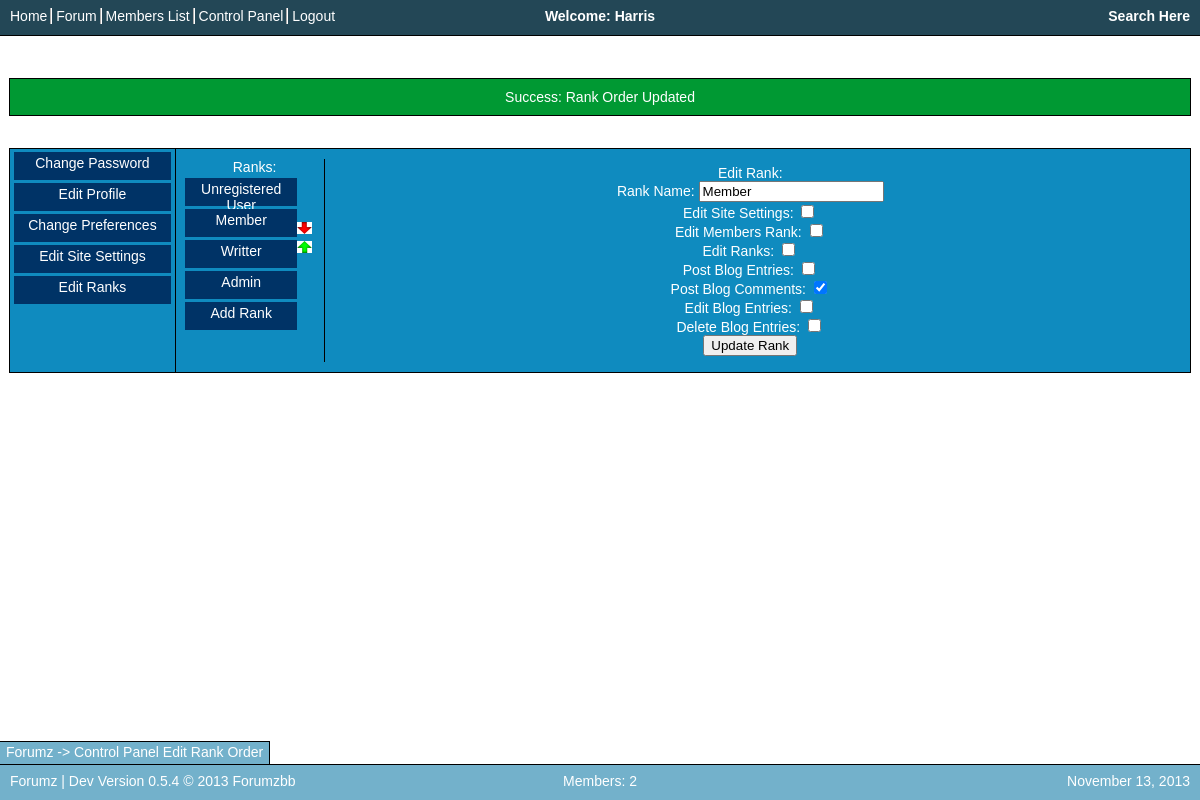
The app's page /controlPanel/swapRanks/1d (signed in) with its own data.
### tables this page shows
CREATE TABLE `forumzDev_navBar` (
  `navItemName` text NOT NULL,
  `navItemLink` text NOT NULL,
  `navItemOrder` text NOT NULL,
  `navItemDisplay` text NOT NULL
);

CREATE TABLE `forumzDev_ranks` (
  `rankID` int(11) NOT NULL,
  `rankOrder` int(11) NOT NULL,
  `rankName` text NOT NULL,
  `editSiteSettings` text NOT NULL,
  `editMemberRank` text NOT NULL,
  `editRanks` text NOT NULL,
  `postBlogEntries` text NOT NULL,
  `postBlogComments` text NOT NULL,
  `editBlogEntries` text NOT NULL,
  `deleteBlogEntries` text NOT NULL
);

CREATE TABLE `forumzDev_siteSettings` (
  `settingsProfile` text NOT NULL,
  `siteVersion` text NOT NULL,
  `siteName` text NOT NULL,
  `siteMotd` text NOT NULL,
  `siteSlogan` text NOT NULL,
  `defaultTheme` text NOT NULL,
  `siteDisabled` text NOT NULL,
  `reqLogin` text NOT NULL,
  `verifyRegisterEmail` text NOT NULL,
  `verifyRegisterAdmin` text NOT NULL,
  `htmlAllowed` text NOT NULL,
  `blogEntriesPerPage` int(11) NOT NULL
);

CREATE TABLE `forumzDev_pages` (
  `pageURL` text NOT NULL,
  `idDependant` text NOT NULL,
  `displayFile` text NOT NULL,
  `falseDisplayFile` text NOT NULL,
  `functionCall` text NOT NULL,
  `pageName` text NOT NULL,
  `breadcrumbTitle` text NOT NULL,
  `trueMsg` text NOT NULL,
  `falseMsg` text NOT NULL,
  `requireLogin` text NOT NULL,
  `siteRequireLoginApplies` text NOT NULL,
  `requirePermission` text NOT NULL,
  `requireFormSubmitted` text NOT NULL,
  `customPage` text NOT NULL
);

### index.php (called while the page is built, shortened)
<?php
$mysqliServer = $_ENV['DATABASE_SERVER'];
$mysqliUser = "db166640_forumz";
$mysqliPass = "forumzbb";
$mysqliDatabase = "db166640_forumzDev";
$con = @mysqli_connect($mysqliServer, $mysqliUser, $mysqliPass, $mysqliDatabase) or die ("Site Not Setup");
require_once('loadSiteSettings.php');
loadSiteSettings();
require_once($siteSettings['siteVersionAddress'].'Functions/forumz.main.php');
$userData=$_SESSION['userData'];
$pageName = mysqli_real_escape_string($con, $_GET['page']);
$pageID = mysqli_real_escape_string($con, $_GET['pageID']);
$pageID2 = mysqli_real_escape_string($con, $_GET['pageID2']);
displayWebsite();
?>

### loadSiteSettings.php (called while the page is built, shortened)
<?php
function loadSiteSettings() {
	$sql = "SELECT * FROM siteSettings WHERE settingsProfile='1'";
	$result = dbQuery($sql) or die ("Query failed: getSiteSettings");
	$setting=mysqli_fetch_array($result);
	global $siteSettings;
	if($setting['siteDisabled']!="") {
		$siteSettings['siteDisabled']=true;
		$siteSettings['disabledMessage']=$setting['siteDisabled'];
	} else { $siteSettings['siteDisabled']=false; }
	$siteSettings['siteName'] = $setting['siteName'];
	$siteSettings['siteMotd'] = $setting['siteMotd'];
	$siteSettings['siteSlogan'] = $setting['siteSlogan'];
	$siteSettings['defaultTheme'] = $setting['defaultTheme'];
	$siteSettings['blogEntriesPerPage'] = $setting['blogEntriesPerPage'];
	if($setting['reqLogin']=="true") {
		$siteSettings['reqLogin'] = true;
	} else { $siteSettings['reqLogin'] = false; }
	if($setting['verifyRegisterEmail']=="true") {
		$siteSettings['verifyRegisterEmail'] = true;
	} else { $siteSettings['verifyRegisterEmail'] = false; }
	if($setting['verifyRegisterAdmin']=="true") {
		$siteSettings['verifyRegisterAdmin'] = true;
	} else { $siteSettings['verifyRegisterAdmin'] = false; }
	if($setting['htmlAllowed']=="true") {
		$siteSettings['htmlAllowed'] = true;
	} else { $siteSettings['htmlAllowed'] = false; }
	if($setting['siteVersion']!="") {
		$siteSettings['siteVersion']=$setting['siteVersion'];
		$siteSettings['siteVersionAddress']=$setting['siteVersion']."/";
	}
}
function dbQuery($sql) {
	global $con, $sqlQueries;
	$tableTitle=session_name();
	$tableTitle_from="FROM ".$tableTitle."_";
	$tableTitle_upd="UPDATE ".$tableTitle."_";
	$tableTitle_inst="INSERT INTO ".$tableTitle."_";
	$sql = str_replace("FROM ",$tableTitle_from,$sql);
	$sql = str_replace("UPDATE ",$tableTitle_upd,$sql);
	$sql = str_replace("INSERT INTO ",$tableTitle_inst,$sql);
	return mysqli_query($con, $sql);
}
?>

### 0-5-4/Functions/forumz.ranking.php (called while the page is built, shortened)
<?php
function setUserPrivileges() {
	global $userData;
	$userRank=$userData['rankID'];
	$sql = "SELECT * FROM ranks WHERE rankID='$userRank'";
	$result = dbQuery($sql) or die ("Query failed: setUserPrivileges");
	$userData['permissions']=mysqli_fetch_array($result);
}
?>

### 0-5-4/Functions/forumz.breadcrumbs.php (the view, shortened to what this page needs)
<?php
function getNumBreadcrumbs() {
	global $breadcrumbs;
	return count($breadcrumbs);
}
function addBreadcrumb($newBreadcrumbName, $newBreadcrumbLink) {
	global $breadcrumbs, $siteSettings;
	$newBreadcrumb='<a href="'.$siteSettings['siteURLShort'].$newBreadcrumbLink.'">'.$newBreadcrumbName.'</a>';
	if(!isset($breadcrumbs)) {
		$breadcrumbs=array($newBreadcrumb);
	} else {
		array_push($breadcrumbs, $newBreadcrumb);
	}
}
?>

### 0-5-4/Functions/forumz.references.php (shortened to what this page needs)
<?php
function isLoggedIn() {
	global $userData;
	return $userData['loggedIn'];
}
function display($fileName) {
	global $siteSettings, $userData;
	$themeToDisp = $siteSettings['defaultTheme'];
	require_once($siteSettings['siteVersionAddress'].'Themes/'.$themeToDisp.'/'.$fileName.'.php');
}
function viewHTML($HTMLtxt) {
	echo "	".$HTMLtxt."\n";
}
?>

### 0-5-4/Functions/forumz.settings.php (shortened to what this page needs)
<?php
function setupSiteURLs() {
	global $siteSettings;
	$siteSettings['siteURLShort']="/";
	$siteSettings['siteURLLong']="http://".$_SERVER['SERVER_NAME'].$siteSettings['siteURLShort'];
}
function displayNavBar() {
	global $siteSettings;
	if(isLoggedIn()) {
		$sql="SELECT * FROM navBar WHERE navItemDisplay='loggedIn' ORDER BY navItemOrder";
	} else {
		$sql="SELECT * FROM navBar WHERE navItemDisplay='loggedOut' ORDER BY navItemOrder";
	}
	$result = dbQuery($sql) or die ("Query failed: displayNavBar");
	while($navItem = mysqli_fetch_array($result)) {
		$navLink = $siteSettings['siteURLShort'].$navItem['navItemLink']."/";
		displayNavItem($navLink,$navItem['navItemName']);
	}
}
?>

### 0-5-4/Functions/forumz.control.php (shortened to what this page needs)
<?php
function displayCPNav() {
	global $siteSettings, $userData;
	if($userData['permissions']['editSiteSettings']=="true") {
		displayCPNavItem("Edit Site Settings",$siteSettings['siteURLShort']."controlPanel/editSiteSettings/");
	}
	if($userData['permissions']['editRanks']=="true") {
		displayCPNavItem("Edit Ranks",$siteSettings['siteURLShort']."controlPanel/editRanks/");
	}
}
function displayCPContent() {
	global $pageID, $siteSettings, $pagePost, $userData;
	if($userData['permissions']['editRanks']=="true") {
		if($pageID=="editRanks"||$pageID=="swapRanks") { editRanksControlPanel(); $pageNotFound=false; }
	}
}
function editRanksControlPanel() {
	global $siteSettings, $pageID2;
	$siteURL=$siteSettings['siteURLShort'];
	$sql = "SELECT * FROM ranks WHERE rankID='$pageID2'";
	$result = dbQuery($sql) or die ("Query failed: editRanksControlPanel");
	$rankArray = mysqli_fetch_array($result);
	if($rankArray['editSiteSettings']=="true") { $settingChecked['editSiteSettings']="checked"; } else { $settingChecked['editSiteSettings']=""; }
	if($rankArray['editMemberRank']=="true") { $settingChecked['editMemberRank']="checked"; } else { $settingChecked['editMemberRank']=""; }
	if($rankArray['editRanks']=="true") { $settingChecked['editRanks']="checked"; } else { $settingChecked['editRanks']=""; }
	if($rankArray['postBlogEntries']=="true") { $settingChecked['postBlogEntries']="checked"; } else { $settingChecked['postBlogEntries']=""; }
	if($rankArray['postBlogComments']=="true") { $settingChecked['postBlogComments']="checked"; } else { $settingChecked['postBlogComments']=""; }
	if($rankArray['editBlogEntries']=="true") { $settingChecked['editBlogEntries']="checked"; } else { $settingChecked['editBlogEntries']=""; }
	if($rankArray['deleteBlogEntries']=="true") { $settingChecked['deleteBlogEntries']="checked"; } else { $settingChecked['deleteBlogEntries']=""; }
	editRanksForm($siteURL,$rankArray['rankID'],$rankArray['rankName'],$settingChecked);
}
function displayRankNavItems() {
	global $siteSettings,$userData;
	$sql = "SELECT * FROM ranks ORDER BY rankOrder";
	$result = dbQuery($sql) or die ("Query failed: displayRankNavItems");
	while($rank = mysqli_fetch_array($result)) {
		$rankLink=$siteSettings['siteURLShort']."controlPanel/editRanks/".$rank['rankID']."/";
		if($rank['rankID']=="0") {
			displayRankNavItem("Unregistered User",$rankLink,"","");
		}
	}
}
?>

### 0-5-4/Themes/Defaults/breadcrumbs.php
<?php
function viewBreadcrumbs() {
	$numBreadcrumbs=getNumBreadcrumbs();
	for($i=0;$i<$numBreadcrumbs;$i++) {
		if($i==0) {
			viewHTML(getBreadcrumb($i));
		} else {
			viewHTML(" -> ".getBreadcrumb($i));
		}
	}
}
?>

### records on screen
forumzdev_navbar: HTMLtxt "Home"
forumzdev_navbar: HTMLtxt "Forum"
forumzdev_navbar: HTMLtxt "Members List"
forumzdev_navbar: HTMLtxt "Control Panel"
forumzdev_navbar: HTMLtxt "Logout"
forumzdev_ranks: HTMLtxt "Unregistered User"
forumzdev_ranks: HTMLtxt "Member"
forumzdev_ranks: HTMLtxt "Writter"
forumzdev_ranks: HTMLtxt "Admin"
forumzdev_sitesettings: siteName "Forumz"
forumzdev_pages: breadcrumbTitle "Control Panel Edit Rank Order"

### other values on screen
$HTMLtxt "Success: Rank Order Updated"
$HTMLtxt "->"
